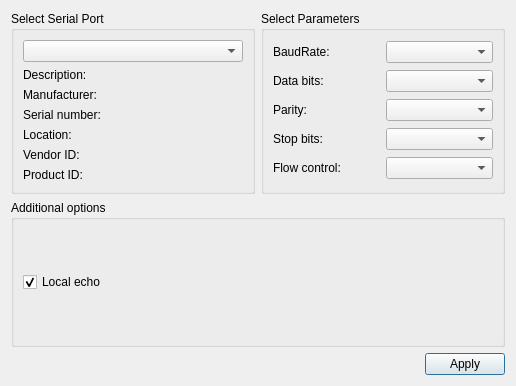
<?xml version="1.0" encoding="UTF-8"?>
<ui version="4.0">
 <class>SettingsDialog</class>
 <widget class="QDialog" name="SettingsDialog">
  <property name="geometry">
   <rect>
    <x>0</x>
    <y>0</y>
    <width>516</width>
    <height>386</height>
   </rect>
  </property>
  <property name="windowTitle">
   <string>Settings</string>
  </property>
  <layout class="QGridLayout" name="gridLayout_3">
   <item row="0" column="1">
    <widget class="QGroupBox" name="parametersBox">
     <property name="title">
      <string>Select Parameters</string>
     </property>
     <layout class="QGridLayout" name="gridLayout_2">
      <item row="0" column="0">
       <widget class="QLabel" name="baudRateLabel">
        <property name="text">
         <string>BaudRate:</string>
        </property>
       </widget>
      </item>
      <item row="0" column="1">
       <widget class="QComboBox" name="baudRateBox"/>
      </item>
      <item row="1" column="0">
       <widget class="QLabel" name="dataBitsLabel">
        <property name="text">
         <string>Data bits:</string>
        </property>
       </widget>
      </item>
      <item row="1" column="1">
       <widget class="QComboBox" name="dataBitsBox"/>
      </item>
      <item row="2" column="0">
       <widget class="QLabel" name="parityLabel">
        <property name="text">
         <string>Parity:</string>
        </property>
       </widget>
      </item>
      <item row="2" column="1">
       <widget class="QComboBox" name="parityBox"/>
      </item>
      <item row="3" column="0">
       <widget class="QLabel" name="stopBitsLabel">
        <property name="text">
         <string>Stop bits:</string>
        </property>
       </widget>
      </item>
      <item row="3" column="1">
       <widget class="QComboBox" name="stopBitsBox"/>
      </item>
      <item row="4" column="0">
       <widget class="QLabel" name="flowControlLabel">
        <property name="text">
         <string>Flow control:</string>
        </property>
       </widget>
      </item>
      <item row="4" column="1">
       <widget class="QComboBox" name="flowControlBox"/>
      </item>
     </layout>
    </widget>
   </item>
   <item row="0" column="0">
    <widget class="QGroupBox" name="selectBox">
     <property name="title">
      <string>Select Serial Port</string>
     </property>
     <layout class="QGridLayout" name="gridLayout">
      <item row="0" column="0">
       <widget class="QComboBox" name="serialPortInfoListBox"/>
      </item>
      <item row="1" column="0">
       <widget class="QLabel" name="descriptionLabel">
        <property name="text">
         <string>Description:</string>
        </property>
       </widget>
      </item>
      <item row="2" column="0">
       <widget class="QLabel" name="manufacturerLabel">
        <property name="text">
         <string>Manufacturer:</string>
        </property>
       </widget>
      </item>
      <item row="3" column="0">
       <widget class="QLabel" name="serialNumberLabel">
        <property name="text">
         <string>Serial number:</string>
        </property>
       </widget>
      </item>
      <item row="4" column="0">
       <widget class="QLabel" name="locationLabel">
        <property name="text">
         <string>Location:</string>
        </property>
       </widget>
      </item>
      <item row="5" column="0">
       <widget class="QLabel" name="vidLabel">
        <property name="text">
         <string>Vendor ID:</string>
        </property>
       </widget>
      </item>
      <item row="6" column="0">
       <widget class="QLabel" name="pidLabel">
        <property name="text">
         <string>Product ID:</string>
        </property>
       </widget>
      </item>
     </layout>
    </widget>
   </item>
   <item row="2" column="0" colspan="2">
    <layout class="QHBoxLayout" name="horizontalLayout">
     <item>
      <spacer name="horizontalSpacer">
       <property name="orientation">
        <enum>Qt::Horizontal</enum>
       </property>
       <property name="sizeHint" stdset="0">
        <size>
         <width>96</width>
         <height>20</height>
        </size>
       </property>
      </spacer>
     </item>
     <item>
      <widget class="QPushButton" name="applyButton">
       <property name="text">
        <string>Apply</string>
       </property>
      </widget>
     </item>
    </layout>
   </item>
   <item row="1" column="0" colspan="2">
    <widget class="QGroupBox" name="additionalOptionsGroupBox">
     <property name="title">
      <string>Additional options</string>
     </property>
     <layout class="QVBoxLayout" name="verticalLayout">
      <item>
       <widget class="QCheckBox" name="localEchoCheckBox">
        <property name="text">
         <string>Local echo</string>
        </property>
        <property name="checked">
         <bool>true</bool>
        </property>
       </widget>
      </item>
     </layout>
    </widget>
   </item>
  </layout>
 </widget>
 <resources/>
 <connections/>
</ui>
